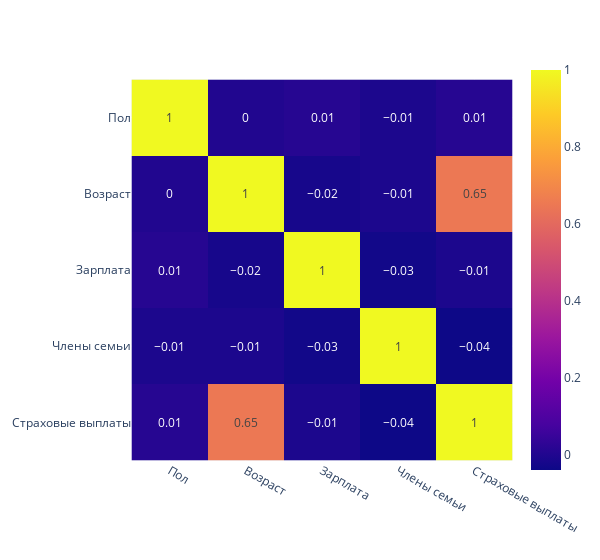

The notebook cell this image was saved under:
### Markdown cell above
В целом я допускаю, что одному и тому же человека могли сделать несколько выплат, хотя можно заменить все, что больше 1 на 1.

### Code cell
fig = px.imshow(df.corr().round(2),text_auto=True,width=600)
fig.show()

### Figure 1 — Plotly figure (JSON) as saved in the notebook; plotly's stock layout.template omitted (floating-point values rounded to 4 significant figures)
{"data": [{"coloraxis": "coloraxis", "hovertemplate": "x: %{x}<br>y: %{y}<br>color: %{z}<extra></extra>", "name": "0", "texttemplate": "%{z}", "type": "heatmap", "x": ["Пол", "Возраст", "Зарплата", "Члены семьи", "Страховые выплаты"], "xaxis": "x", "y": ["Пол", "Возраст", "Зарплата", "Члены семьи", "Страховые выплаты"], "yaxis": "y", "z": [[1, 0, 0.01, -0.01, 0.01], [0, 1, -0.02, -0.01, 0.65], [0.01, -0.02, 1, -0.03, -0.01], [-0.01, -0.01, -0.03, 1, -0.04], [0.01, 0.65, -0.01, -0.04, 1]]}], "layout": {"coloraxis": {"colorscale": [[0, "#0d0887"], [0.1111, "#46039f"], [0.2222, "#7201a8"], [0.3333, "#9c179e"], [0.4444, "#bd3786"], [0.5556, "#d8576b"], [0.6667, "#ed7953"], [0.7778, "#fb9f3a"], [0.8889, "#fdca26"], [1, "#f0f921"]]}, "margin": {"t": 60}, "width": 600, "xaxis": {"anchor": "y", "constrain": "domain", "domain": [0, 1], "scaleanchor": "y"}, "yaxis": {"anchor": "x", "autorange": "reversed", "constrain": "domain", "domain": [0, 1]}}}
